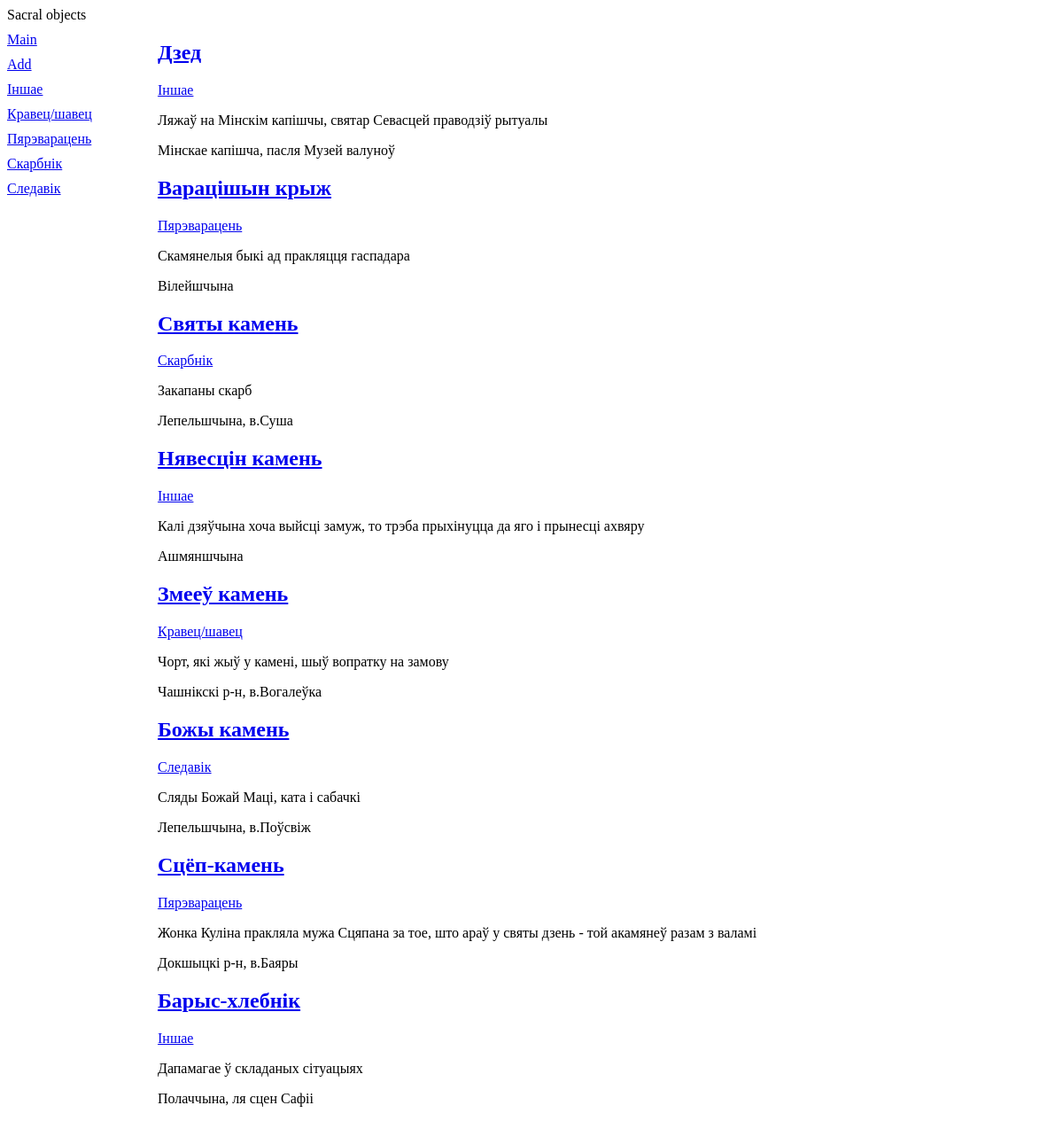
The page /volumbf/ on the database its author committed.
### volumbf/models.py (models this page shows, shortened)
class Typ(models.Model):
    name = models.CharField(max_length=20, db_index=True, verbose_name='Назва тыпу')
    class Meta:
        verbose_name_plural = 'Тыпы'
        verbose_name = 'Тып'
        ordering = ['name']

class Stones(models.Model):
    title = models.CharField(max_length=30, verbose_name='Назва')
    place = models.TextField(verbose_name='Месцазнаходжанне')
    legend = models.TextField(null=True, blank=True, verbose_name='Легенда')
    typ = models.ForeignKey('Typ', null=True, on_delete=models.PROTECT, verbose_name='Тып')
    class Meta:
        verbose_name_plural = 'Камяні'
        verbose_name = 'Камень'
        order_with_respect_to = 'typ'
        unique_together = ('title', 'place')

### volumbf/views.py (the view)
# urls.py: path('', index, name="index"),
def index(request):
    stst = Stones.objects.all
    typs = Typ.objects.all()
    context = {'stst': stst, 'typs': typs}
    return render(request, 'volumbf/index.html', context)

### volumbf/templates/volumbf/index.html
{% extends "layout/basic.html" %}
{% block content %}
{% for stones in stst %}
<div class="b">
	<h2><a href="{% url 'stone_detail' stones.pk %}">{{ stones.title }}</a></h2>
	<p><a href="/volumbf/{{ stones.typ.pk }}/">{{ stones.typ.name }}</a></p>
	<p>{{ stones.legend }} </p>
	<p>{{ stones.place }}</p>
</div>
{% endfor %}
{% endblock %}

### volumbf/templates/layout/basic.html (shortened to what this page needs)
{% load static %}
<!DOCTYPE html>
<html>
	<head>
		<link rel="stylesheet" type="text/css"
		href="{% static 'volumbf/style.css' %}">
	</head>
	<body>
		<header>
			<hl>Sacral objects</hl>
		</header>
		<nav>
			<a href="{% url 'index' %}">Main</a>
			<a href="{% url 'add' %}">Add</a>
			{% for typ in typs %}
			<a href="{% url 'by_typ' typ.pk %}">{{ typ.name }}</a>
			{% endfor %}
		</nav>
		<section>
		{% block content %}
		{% endblock %}
		</section>
	</body>
</html>

### volumbf/static/volumbf/style.css (style rules this page uses)
nav { front-size: 16pt; width: 150px; float: left; }
nav a { display: block; margin: 10px 0px; }
section { margin-left: 170px; }

### rows shown on the page
Typ: name "Іншае"
Typ: name "Кравец/шавец"
Typ: name "Пярэварацень"
Typ: name "Скарбнік"
Typ: name "Следавік"
Stones: title "Дзед", typ.name "Іншае", legend "Ляжаў на Мінскім капішчы, святар Севасцей праводзіў рытуалы", place "Мінскае капішча, пасля Музей валуноў"
Stones: title "Варацішын крыж", typ.name "Пярэварацень", legend "Скамянелыя быкі ад пракляцця гаспадара", place "Вілейшчына"
Stones: title "Святы камень", typ.name "Скарбнік", legend "Закапаны скарб", place "Лепельшчына, в.Суша"
Stones: title "Нявесцін камень", typ.name "Іншае", legend "Калі дзяўчына хоча выйсці замуж, то трэба прыхінуцца да яго і прынесці ахвяру", place "Ашмяншчына"
Stones: title "Змееў камень", typ.name "Кравец/шавец", legend "Чорт, які жыў у камені, шыў вопратку на замову", place "Чашнікскі р-н, в.Вогалеўка"
Stones: title "Божы камень", typ.name "Следавік", legend "Сляды Божай Маці, ката і сабачкі", place "Лепельшчына, в.Поўсвіж"
Stones: title "Сцёп-камень", typ.name "Пярэварацень", legend "Жонка Куліна пракляла мужа Сцяпана за тое, што араў у святы дзень - той акамянеў разам з валамі", place "Докшыцкі р-н, в.Баяры"
Stones: title "Барыс-хлебнік", typ.name "Іншае", legend "Дапамагае ў складаных сітуацыях", place "Полаччына, ля сцен Сафіі"
